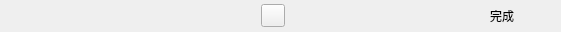
<?xml version="1.0" encoding="UTF-8"?>
<ui version="4.0">
 <class>ControlWidget</class>
 <widget class="QWidget" name="ControlWidget">
  <property name="geometry">
   <rect>
    <x>0</x>
    <y>0</y>
    <width>561</width>
    <height>31</height>
   </rect>
  </property>
  <property name="windowTitle">
   <string>Form</string>
  </property>
  <layout class="QHBoxLayout" name="horizontalLayout">
   <property name="spacing">
    <number>6</number>
   </property>
   <property name="leftMargin">
    <number>6</number>
   </property>
   <property name="topMargin">
    <number>0</number>
   </property>
   <property name="rightMargin">
    <number>6</number>
   </property>
   <property name="bottomMargin">
    <number>0</number>
   </property>
   <item>
    <widget class="QToolButton" name="rectangleBtn">
     <property name="toolTip">
      <string>画矩形</string>
     </property>
     <property name="text">
      <string/>
     </property>
     <property name="icon">
      <iconset resource="assets.qrc">
       <normaloff>:/icons/ScreenShot/control_01.jpg</normaloff>:/icons/ScreenShot/control_01.jpg</iconset>
     </property>
     <property name="iconSize">
      <size>
       <width>25</width>
       <height>25</height>
      </size>
     </property>
     <property name="autoRaise">
      <bool>true</bool>
     </property>
    </widget>
   </item>
   <item>
    <widget class="QToolButton" name="drawRoundBtn">
     <property name="toolTip">
      <string>画圆</string>
     </property>
     <property name="text">
      <string/>
     </property>
     <property name="icon">
      <iconset resource="assets.qrc">
       <normaloff>:/icons/ScreenShot/control_02.jpg</normaloff>:/icons/ScreenShot/control_02.jpg</iconset>
     </property>
     <property name="iconSize">
      <size>
       <width>25</width>
       <height>25</height>
      </size>
     </property>
     <property name="autoRaise">
      <bool>true</bool>
     </property>
    </widget>
   </item>
   <item>
    <widget class="QToolButton" name="arrowBtn">
     <property name="toolTip">
      <string>画箭头</string>
     </property>
     <property name="text">
      <string/>
     </property>
     <property name="icon">
      <iconset resource="assets.qrc">
       <normaloff>:/icons/ScreenShot/control_03.jpg</normaloff>:/icons/ScreenShot/control_03.jpg</iconset>
     </property>
     <property name="iconSize">
      <size>
       <width>25</width>
       <height>25</height>
      </size>
     </property>
     <property name="autoRaise">
      <bool>true</bool>
     </property>
    </widget>
   </item>
   <item>
    <widget class="QToolButton" name="drawLineBtn">
     <property name="toolTip">
      <string>画笔</string>
     </property>
     <property name="text">
      <string/>
     </property>
     <property name="icon">
      <iconset resource="assets.qrc">
       <normaloff>:/icons/ScreenShot/control_04.jpg</normaloff>:/icons/ScreenShot/control_04.jpg</iconset>
     </property>
     <property name="iconSize">
      <size>
       <width>25</width>
       <height>25</height>
      </size>
     </property>
     <property name="autoRaise">
      <bool>true</bool>
     </property>
    </widget>
   </item>
   <item>
    <widget class="QToolButton" name="mosaicBtn">
     <property name="toolTip">
      <string>马赛克</string>
     </property>
     <property name="text">
      <string/>
     </property>
     <property name="icon">
      <iconset resource="assets.qrc">
       <normaloff>:/icons/ScreenShot/control_05.jpg</normaloff>:/icons/ScreenShot/control_05.jpg</iconset>
     </property>
     <property name="iconSize">
      <size>
       <width>25</width>
       <height>25</height>
      </size>
     </property>
     <property name="autoRaise">
      <bool>true</bool>
     </property>
    </widget>
   </item>
   <item>
    <widget class="QToolButton" name="textEditBtn">
     <property name="toolTip">
      <string>添加文字</string>
     </property>
     <property name="text">
      <string/>
     </property>
     <property name="icon">
      <iconset resource="assets.qrc">
       <normaloff>:/icons/ScreenShot/control_06.jpg</normaloff>:/icons/ScreenShot/control_06.jpg</iconset>
     </property>
     <property name="iconSize">
      <size>
       <width>25</width>
       <height>25</height>
      </size>
     </property>
     <property name="autoRaise">
      <bool>true</bool>
     </property>
    </widget>
   </item>
   <item>
    <widget class="QToolButton" name="moveCursorBtn">
     <property name="toolTip">
      <string>恢复指针</string>
     </property>
     <property name="text">
      <string/>
     </property>
    </widget>
   </item>
   <item>
    <widget class="QToolButton" name="returneditBtn">
     <property name="toolTip">
      <string>撤销操作</string>
     </property>
     <property name="text">
      <string/>
     </property>
     <property name="icon">
      <iconset resource="assets.qrc">
       <normaloff>:/icons/ScreenShot/control_07.jpg</normaloff>:/icons/ScreenShot/control_07.jpg</iconset>
     </property>
     <property name="iconSize">
      <size>
       <width>25</width>
       <height>25</height>
      </size>
     </property>
     <property name="autoRaise">
      <bool>true</bool>
     </property>
    </widget>
   </item>
   <item>
    <widget class="QToolButton" name="saveBtn">
     <property name="toolTip">
      <string>保存截图</string>
     </property>
     <property name="text">
      <string/>
     </property>
     <property name="icon">
      <iconset resource="assets.qrc">
       <normaloff>:/icons/ScreenShot/control_08.jpg</normaloff>:/icons/ScreenShot/control_08.jpg</iconset>
     </property>
     <property name="iconSize">
      <size>
       <width>25</width>
       <height>25</height>
      </size>
     </property>
     <property name="autoRaise">
      <bool>true</bool>
     </property>
    </widget>
   </item>
   <item>
    <widget class="QToolButton" name="ocrBtn">
     <property name="toolTip">
      <string>图片转文字</string>
     </property>
     <property name="text">
      <string/>
     </property>
     <property name="icon">
      <iconset resource="assets.qrc">
       <normaloff>:/icons/ScreenShot/control_14.png</normaloff>:/icons/ScreenShot/control_14.png</iconset>
     </property>
     <property name="iconSize">
      <size>
       <width>25</width>
       <height>20</height>
      </size>
     </property>
     <property name="autoRaise">
      <bool>true</bool>
     </property>
    </widget>
   </item>
   <item>
    <widget class="QToolButton" name="cancelBtn">
     <property name="toolTip">
      <string>退出截图</string>
     </property>
     <property name="text">
      <string/>
     </property>
     <property name="icon">
      <iconset resource="assets.qrc">
       <normaloff>:/icons/ScreenShot/control_12.jpg</normaloff>:/icons/ScreenShot/control_12.jpg</iconset>
     </property>
     <property name="iconSize">
      <size>
       <width>25</width>
       <height>25</height>
      </size>
     </property>
     <property name="autoRaise">
      <bool>true</bool>
     </property>
    </widget>
   </item>
   <item>
    <widget class="QPushButton" name="finishBtn">
     <property name="sizePolicy">
      <sizepolicy hsizetype="Fixed" vsizetype="Fixed">
       <horstretch>0</horstretch>
       <verstretch>0</verstretch>
      </sizepolicy>
     </property>
     <property name="toolTip">
      <string>完成截图</string>
     </property>
     <property name="text">
      <string>完成</string>
     </property>
     <property name="icon">
      <iconset resource="assets.qrc">
       <normaloff>:/icons/ScreenShot/control_13.jpg</normaloff>:/icons/ScreenShot/control_13.jpg</iconset>
     </property>
     <property name="flat">
      <bool>true</bool>
     </property>
    </widget>
   </item>
  </layout>
 </widget>
 <resources>
  <include location="assets.qrc"/>
 </resources>
 <connections/>
</ui>
